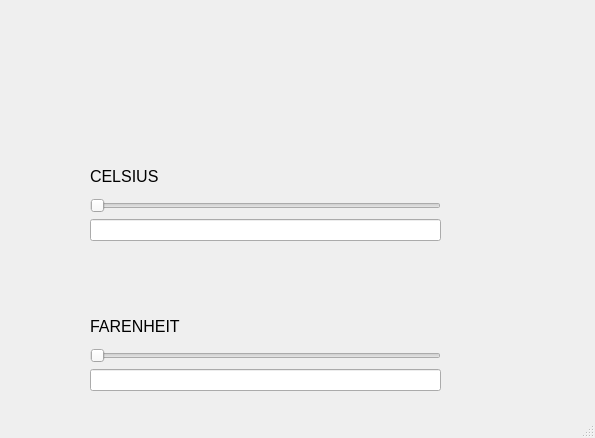
<?xml version="1.0" encoding="UTF-8"?>
<ui version="4.0">
 <class>MainWindow</class>
 <widget class="QMainWindow" name="MainWindow">
  <property name="geometry">
   <rect>
    <x>0</x>
    <y>0</y>
    <width>595</width>
    <height>438</height>
   </rect>
  </property>
  <property name="windowTitle">
   <string>MainWindow</string>
  </property>
  <widget class="QWidget" name="centralwidget">
   <widget class="QLabel" name="label_3">
    <property name="geometry">
     <rect>
      <x>40</x>
      <y>40</y>
      <width>481</width>
      <height>71</height>
     </rect>
    </property>
    <property name="text">
     <string/>
    </property>
    <property name="textFormat">
     <enum>Qt::MarkdownText</enum>
    </property>
    <property name="pixmap">
     <pixmap>:/UAT_FIANS/Imagenes/uat.png</pixmap>
    </property>
    <property name="scaledContents">
     <bool>true</bool>
    </property>
   </widget>
   <widget class="QLabel" name="label_4">
    <property name="geometry">
     <rect>
      <x>420</x>
      <y>450</y>
      <width>151</width>
      <height>101</height>
     </rect>
    </property>
    <property name="text">
     <string/>
    </property>
    <property name="pixmap">
     <pixmap>:/LOGO/Imagenes/MicrosoftTeams-image.png</pixmap>
    </property>
    <property name="scaledContents">
     <bool>true</bool>
    </property>
   </widget>
   <widget class="QWidget" name="layoutWidget">
    <property name="geometry">
     <rect>
      <x>90</x>
      <y>160</y>
      <width>351</width>
      <height>81</height>
     </rect>
    </property>
    <layout class="QVBoxLayout" name="verticalLayout">
     <item>
      <widget class="QLabel" name="label">
       <property name="font">
        <font>
         <pointsize>12</pointsize>
        </font>
       </property>
       <property name="text">
        <string>CELSIUS</string>
       </property>
      </widget>
     </item>
     <item>
      <widget class="QSlider" name="SliderC">
       <property name="maximum">
        <number>100</number>
       </property>
       <property name="orientation">
        <enum>Qt::Horizontal</enum>
       </property>
      </widget>
     </item>
     <item>
      <widget class="QLineEdit" name="txt_C"/>
     </item>
    </layout>
   </widget>
   <widget class="QWidget" name="layoutWidget">
    <property name="geometry">
     <rect>
      <x>90</x>
      <y>310</y>
      <width>351</width>
      <height>81</height>
     </rect>
    </property>
    <layout class="QVBoxLayout" name="verticalLayout_2">
     <item>
      <widget class="QLabel" name="label_2">
       <property name="font">
        <font>
         <pointsize>12</pointsize>
        </font>
       </property>
       <property name="text">
        <string>FARENHEIT</string>
       </property>
      </widget>
     </item>
     <item>
      <widget class="QSlider" name="SliderF">
       <property name="minimum">
        <number>32</number>
       </property>
       <property name="maximum">
        <number>212</number>
       </property>
       <property name="orientation">
        <enum>Qt::Horizontal</enum>
       </property>
      </widget>
     </item>
     <item>
      <widget class="QLineEdit" name="txt_F"/>
     </item>
    </layout>
   </widget>
   <widget class="QLabel" name="label_5">
    <property name="geometry">
     <rect>
      <x>50</x>
      <y>40</y>
      <width>481</width>
      <height>81</height>
     </rect>
    </property>
    <property name="text">
     <string/>
    </property>
    <property name="pixmap">
     <pixmap>../PIP_UNIDAD_2_2021_3/ClicImagenes/uat.png</pixmap>
    </property>
    <property name="scaledContents">
     <bool>true</bool>
    </property>
   </widget>
   <widget class="QLabel" name="label_6">
    <property name="geometry">
     <rect>
      <x>460</x>
      <y>300</y>
      <width>101</width>
      <height>61</height>
     </rect>
    </property>
    <property name="text">
     <string/>
    </property>
    <property name="pixmap">
     <pixmap>../PIP_UNIDAD_2_2021_3/Imagenes/MicrosoftTeams-image.png</pixmap>
    </property>
    <property name="scaledContents">
     <bool>true</bool>
    </property>
   </widget>
  </widget>
  <widget class="QMenuBar" name="menubar">
   <property name="geometry">
    <rect>
     <x>0</x>
     <y>0</y>
     <width>595</width>
     <height>22</height>
    </rect>
   </property>
  </widget>
  <widget class="QStatusBar" name="statusbar"/>
 </widget>
 <resources>
  <include location="../PIP_UNIDAD_2_2021_3/recursos_proyecto.qrc"/>
 </resources>
 <connections/>
</ui>
